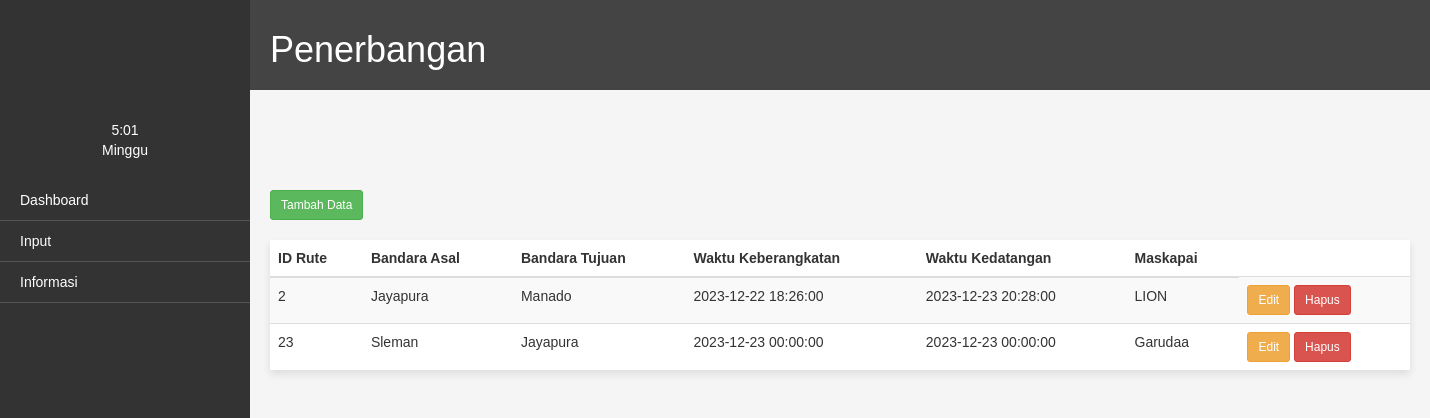
Screenshot of /index.php/penerbangan_ctrl/show_penerbangan with the database file from the repository.
### tables this page shows
CREATE TABLE `rute_penerbangan` (
  `id_rute` int(11) NOT NULL,
  `bandara_asal` varchar(50) DEFAULT NULL,
  `bandara_tujuan` varchar(50) DEFAULT NULL,
  `waktu_keberangkatan` datetime DEFAULT NULL,
  `waktu_kedatangan` datetime DEFAULT NULL,
  `Maskapai` varchar(255) NOT NULL
);

### application/controllers/Penerbangan_ctrl.php (called while the page is built, shortened)
<?php
class Penerbangan_ctrl extends CI_Controller {
    public function __construct() {
        $this->load->model('Penerbangan_model');
    }
    public function show_penerbangan() {
        $data['rute_penerbangan'] = $this->Penerbangan_model->get_all_rute_penerbangan();
        $data['namaAdmin'] = $this->session->userdata('nama_admin');
        $this->load->view('penerbangan', $data);
    }
}
?>

### index.php (called while the page is built, shortened)
<?php
require_once BASEPATH.'core/CodeIgniter.php';

### application/models/penerbangan_model.php (called while the page is built, shortened)
<?php
class Penerbangan_model extends CI_Model {
    public function get_all_rute_penerbangan() {
        $query = $this->db->get('rute_penerbangan');
        return $query->result_array();
    }
}
?>

### application/views/penerbangan.php (the view, shortened to what this page needs)
<!DOCTYPE html>
<html>
<head>
    <link rel="stylesheet" href="https://stackpath.bootstrapcdn.com/bootstrap/3.4.1/css/bootstrap.min.css">
</head>
<body>
    <div class="container-fluid">
        <div class="row">
            <div class="sidebar">
        <div class="beranda">
        <div style="color: #fff; text-align: center; padding-bottom: 20px;">
          <span id="current-time"></span>
          <div class="day" id="current-day"></div>
        </div>
        <ul>
            <li><a href="<?php echo base_url('/index.php/dashboard'); ?>">Dashboard</a></li>
            <li>
              <a href="">Input</a>
            <li>
              <a href="#">Informasi</a>
            </li>
</li>
          </ul>
      </div>
      </div>
      <div class="content">
        <div class="header">
          <h1>Penerbangan</h1>
  </div>
    <div class="container">
    <a href="<?php echo base_url('index.php/penerbangan_ctrl/input_penerbangan'); ?>" class="btn btn-success btn-sm">Tambah Data</a> <br> <br>
    <div class="card">
        <table class="table table-striped">
            <thead>
                <tr>
                    <th>ID Rute</th>
                    <th>Bandara Asal</th>
                    <th>Bandara Tujuan</th>
                    <th>Waktu Keberangkatan</th>
                    <th>Waktu Kedatangan</th>
                    <th>Maskapai</th>
                </tr>
            </thead>
            <tbody>
                <?php foreach ($rute_penerbangan as $row) { ?>
                    <tr>
                        <td><?php echo $row['id_rute']; ?></td>
                        <td><?php echo $row['bandara_asal']; ?></td>
                        <td><?php echo $row['bandara_tujuan']; ?></td>
                        <td><?php echo $row['waktu_keberangkatan']; ?></td>
                        <td><?php echo $row['waktu_kedatangan']; ?></td>
                        <td><?php echo $row['Maskapai']; ?></td>
                        <td>
                            <a href="<?php echo base_url('index.php/Penerbangan_ctrl/edit/' . $row['id_rute']); ?>" class="btn btn-warning btn-sm">Edit</a>
                            <a href="<?php echo base_url('index.php/penerbangan_ctrl/delete/' . $row['id_rute']); ?>" class="btn btn-danger btn-sm" onclick="return confirmDelete()">Hapus</a>
                        </td>
                    </tr>
                <?php } ?>
            </tbody>
        </table>
    </div>
</div>
</body>
</html>

### application/views/penerbangan.php (style rules this page uses)
body, html { margin: 0; padding: 0; font-family: Arial, sans-serif; background-color: whitesmoke; }
.container { padding-top: 100px; }
.sidebar { position: fixed; top: 0; left: 0; height: 100%; width: 250px; background-color: #333; color: #fff; padding-top: 20px; }
.sidebar ul { list-style: none; padding-left: 0; }
.sidebar ul li { padding: 10px 20px; border-bottom: 1px solid #555; }
.sidebar ul li a { color: #fff; text-decoration: none; }
.header { width: 100%; box-sizing: border-box; display: flex; justify-content: space-between; align-items: center; padding: 10px 20px; background-color: #444; color: #fff; }
.content { padding: 0px; margin-left: 250px; }
.card { width: 100%; border-radius: 0px; box-shadow: 0 4px 8px rgba(0,0,0,0.1); transition: box-shadow 0.3s ease-in-out; background-color: #fff; }
.beranda { padding-top: 100px; }

### rows the page displays
rute_penerbangan: id_rute "2", bandara_asal "Jayapura", bandara_tujuan "Manado", waktu_keberangkatan "2023-12-22 18:26:00", waktu_kedatangan "2023-12-23 20:28:00", Maskapai "LION"
rute_penerbangan: id_rute "23", bandara_asal "Sleman", bandara_tujuan "Jayapura", waktu_keberangkatan "2023-12-23 00:00:00", waktu_kedatangan "2023-12-23 00:00:00", Maskapai "Garudaa"
